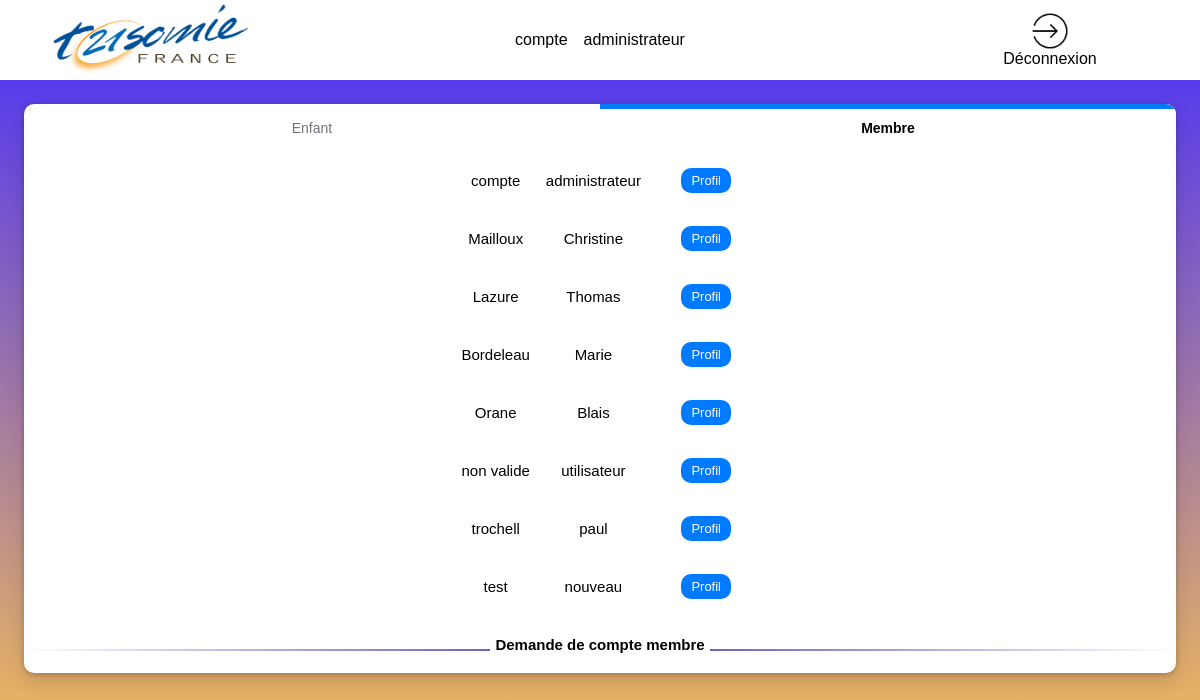
/modif_compte.php (signed in), run on the app's committed database.
### tables this page shows
CREATE TABLE `membre` (
  `id_membre` int(11) NOT NULL,
  `nom` varchar(50) NOT NULL,
  `prenom` varchar(50) NOT NULL,
  `adresse` varchar(100) DEFAULT NULL,
  `code_postal` char(5) DEFAULT NULL,
  `ville` varchar(50) DEFAULT NULL,
  `courriel` varchar(50) DEFAULT NULL,
  `date_naissance` date NOT NULL,
  `mdp` varchar(500) DEFAULT NULL,
  `pro` tinyint(1) DEFAULT NULL,
  `compte_valide` tinyint(1) DEFAULT NULL,
  `role_user` int(1) NOT NULL,
  `visibilite` tinyint(4) NOT NULL DEFAULT 0
);

### modif_compte.php (the view, shortened to what this page needs)
<!DOCTYPE html>
<html lang="fr" style="font-family: Arial,sans-serif;">
<?php
try {
    $linkpdo = new PDO("mysql:host=localhost;dbname=bddsae", "root", "");
}
catch (Exception $e) {
    die('Erreur : ' . $e->getMessage());
}
?>
<head>
    <link rel="stylesheet" href="style_page_certif_account.css">
    <link rel="stylesheet" href="https://use.fontawesome.com/releases/v5.8.1/css/all.css">
</head>
<body>
    <header>
        <img class="logo-association" src="/sae-but2-s1/img/logo_trisomie.png" alt="logo de l'association">
        <?php
        $mail =  $_SESSION['login_user'];
        try {
            $res = $linkpdo->query("SELECT nom, prenom FROM membre where courriel='$mail'");
        } catch (Exception $e) {
            die('Erreur : ' . $e->getMessage());
        }
        $double_tab = $res->fetchAll();
        $nombre_ligne = $res->rowCount();
        echo "<table>";
        for ($i = 0; $i < $nombre_ligne; $i++) {
            echo "<tr>";
            for ($y = 0; $y < 2; $y++) {
                echo "<td>";
                print_r(htmlspecialchars($double_tab[$i][$y]));
                echo "</td>";
            }
            echo "</tr>";
        }
        echo "</table>";
        ?>
        <div onclick="window.location.href ='logout.php';" class="h-deconnexion">
            <img class="img-deco" src="img/deconnexion.png" alt="Déconnexion"> Déconnexion
        </div>
    </header>
    <main>
        <nav class="left-contenu">
            <?php
            if($_SESSION["role_user"]!=2){
                echo'<ul class="scrolling-tabs nav-links gl-display-flex gl-flex-grow-1 gl-w-full nav gl-tabs-nav nav gl-tabs-nav">';
               echo'<li class="nav-item">';
               echo'<a class="nav-link gl-tab-nav-item" data-placement="right" href="page_admin.php">Enfant</a>';
               echo'</li>';
                echo'<li class="nav-item">';
                echo'<a data-placement="" class="shortcuts-activity nav-link gl-tab-nav-item active gl-tab-nav-item-active" href="page_certif_compte.php">Membre</a>';
                echo'</li>';
                echo'</ul>';
            }
                    try {
                        $res = $linkpdo->query("SELECT * FROM `membre` WHERE compte_valide= 1;");
                    } catch (Exception $e) {
                        die('Erreur : ' . $e->getMessage());
                    }
                    $double_tab = $res->fetchAll();
                    $nombre_ligne = $res->rowCount();
                    echo "<table class='no-break'>";
                    for ($i = 0; $i < $nombre_ligne; $i++) {
                        echo "<tr>";
                        for ($y = 1; $y < 3; $y++) {
                            echo "<td>";
                            print_r(htmlspecialchars($double_tab[$i][$y]));
                            echo "</td>";
                        }
                        $identifiant = $double_tab[$i][0];
                        echo '<td>';
                            echo '</td>';
                            echo "<td class=\"Profil\" >";
                                echo '<a href="page_certif_compte.php?idv='.$identifiant.'"><button class="acceder">Profil</button></a>';
                            echo "</td>";
                        echo "</tr>";
                    }
                    echo "</table>";
                    echo "<div class='divider'><span></span><span>Demande de compte membre</span><span></span></div>";
                    ?>
        </nav>
    </main>
</body>
</html>

### style_page_certif_account.css (style rules this page uses)
* { margin: 0; padding: 0; box-sizing: border-box; }
@media screen and (max-width: 1250px) { table, td { margin: auto; border-collapse: collapse; padding: 0.5rem; } }
@media screen and (max-width: 1250px) { a { text-decoration: none; color: black; } }
@media screen and (max-width: 1250px) { .Profil { border-collapse: collapse; padding: 1rem; text-align: left; } }
@media screen and (max-width: 1250px) { .divider { display: table; font-size: 100%; text-align: center; width: 100%; margin: 20px auto; } }
@media screen and (max-width: 1250px) { .divider span { display: table-cell; position: relative; } }
@media screen and (max-width: 1250px) { .divider span:first-child, .divider span:last-child { width: 50%; top: 13px; -moz-background-size: 100% 2px; background-size: 100% 2px; background-position: 0 0, 0 100%; background-repeat: no-repeat; } }
@media screen and (max-width: 1250px) { .divider span:first-child { background-image: -webkit-gradient(linear, 0 0, 0 100%, from(transparent), to(#6666c4)); background-image: -webkit-linear-gradient(180deg, transparent, #6666c4); background-image: -moz-linear-gradient(180deg, transparent, #6666c4); background-image: -o-linear-gradient(180deg, transparent, #6666c4); background-image: linear-gradient(90deg, transparent, #6666c4); } }
@media screen and (max-width: 1250px) { .divider span:nth-child(2) { font-weight: 600; color: #000; padding: 0px 5px; width: auto; white-space: nowrap; } }
@media screen and (max-width: 1250px) { .divider span:last-child { background-image: -webkit-gradient(linear, 0 0, 0 100%, from(#6666c4), to(transparent)); background-image: -webkit-linear-gradient(180deg, #6666c4, transparent); background-image: -moz-linear-gradient(180deg, #6666c4, transparent); background-image: -o-linear-gradient(180deg, #6666c4, transparent); background-image: linear-gradient(90deg, #6666c4, transparent); } }
@media screen and (max-width: 1250px) { header { display: grid; align-items: center; grid-template-columns: 1fr 50% 1fr; height: 10vh; background-color: rgb(255, 255, 255); } }
@media screen and (max-width: 1250px) { .logo-association { width: 65%; margin: auto; } }
@media screen and (max-width: 1250px) { .h-deconnexion { cursor: pointer; margin: auto; display: flex; flex-direction: column; align-items: center; } }
@media screen and (max-width: 1250px) { .img-deco { width: 40%; margin: auto; } }
@media screen and (max-width: 1250px) { body { display: flex; flex-direction: column; min-height: 100vh; justify-content: space-between; background: linear-gradient(0deg, rgba(255, 198, 76, 1) 0%, rgba(69, 45, 253, 1) 100%); } }
@media screen and (max-width: 1250px) { main { margin: 2%; min-height: 85vh; border-radius: 10px; font-size: 15px; } }
@media screen and (max-width: 1250px) { .left-contenu { text-align: center; overflow: auto; box-shadow: 0 10px 20px rgb(0 0 0 / 12%), 0 1px 5px rgb(0 0 0 / 22%); border-radius: 10px; background-color: #fff; } }
@media screen and (max-width: 1250px) { .nav-links li.active:not(.md-header-toolbar) a, .nav-links li.active:not(.md-header-toolbar) button, .nav-links li:not(.md-header-toolbar) a.active { color: #000; background-color: #fff; box-shadow: inset 0 5px 0 0 var(--gl-theme-accent, #007bff); } }
@media screen and (max-width: 1250px) { .nav-links li:not(.md-header-toolbar) a, .nav-links li:not(.md-header-toolbar) button { padding: 1rem 0.75rem; font-size: 14px; line-height: 1rem; color: #737278; border: 0; white-space: nowrap; } }
@media screen and (max-width: 1250px) { .gl-tab-nav-item-active { font-weight: 600; color: #333238; background-color: #fff; box-shadow: inset 0 2px 0 0 var(--gl-theme-accent, #007bff); } }
@media screen and (max-width: 1250px) { .nav-item { width: 50%; } }
@media screen and (max-width: 1250px) { .gl-tab-nav-item { display: flex; justify-content: center; overflow: hidden; transition: box-shadow 100ms linear; } }
@media screen and (max-width: 1250px) { .nav-link { text-decoration: none; background-color: transparent; } }
@media screen and (max-width: 1250px) { .nav-links { display: flex; padding: 0; margin: 0; list-style: none; height: auto; width: 100%; } }
@media screen and (max-width: 1250px) { button { padding: 5px 10px; border-radius: 10px; font-size: 13px; border: none; background-color: #007bff; cursor: pointer; transition: all 0.3s; margin: 1%; color: #fff; } }

### data on the page
membre: value "compte", value "administrateur"
membre: value "Mailloux", value "Christine"
membre: value "Lazure", value "Thomas"
membre: value "Bordeleau", value "Marie"
membre: value "Orane", value "Blais"
membre: value "non valide", value "utilisateur"
membre: value "trochell", value "paul"
membre: value "test", value "nouveau"
